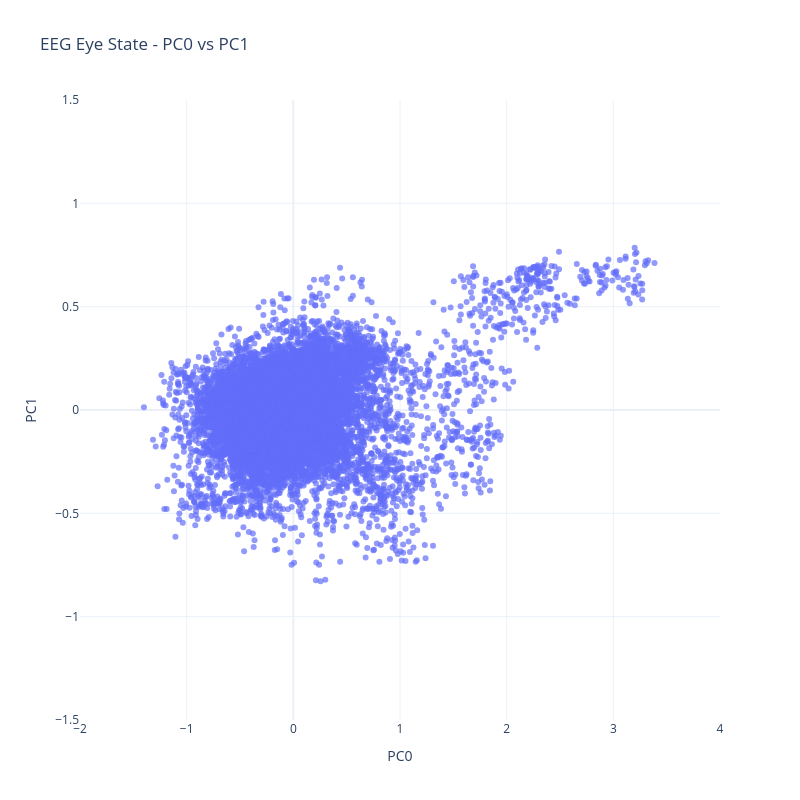

The code cell stored with this chart in its notebook:
### Code cell
# zoom in near origin
fig = make_subplots(rows=1, cols=1)

fig.add_trace(
    go.Scatter(
        x=pca['PCA0'],
        y=pca['PCA1'],
        mode='markers',
        marker=dict(size=6, opacity=0.7),
        name="PCA Points"
    ),
    row=1, col=1
)

fig.update_layout(
    title="EEG Eye State - PC0 vs PC1",
    xaxis_title="PC0",
    yaxis_title="PC1",
    template="plotly_white",
    xaxis_range=[-2, 4],
    yaxis_range=[-1.5,1.5],
    width=800,
    height=800
)

fig.write_image('Zoom_PCA.png')
fig.show()

### Figure 1 — Plotly figure (JSON) as saved in the notebook; plotly's stock layout.template omitted (floating-point values rounded to 4 significant figures; data arrays with more than 128 entries replaced by an {"elided": "..."} marker saying what was removed)
{"data": [{"marker": {"opacity": 0.7, "size": 6}, "mode": "markers", "name": "PCA Points", "type": "scatter", "x": {"elided": "14980 float values"}, "xaxis": "x", "y": {"elided": "14980 float values"}, "yaxis": "y"}], "layout": {"height": 800, "title": {"text": "EEG Eye State - PC0 vs PC1"}, "width": 800, "xaxis": {"anchor": "y", "domain": [0, 1], "range": [-2, 4], "title": {"text": "PC0"}}, "yaxis": {"anchor": "x", "domain": [0, 1], "range": [-1.5, 1.5], "title": {"text": "PC1"}}}}
